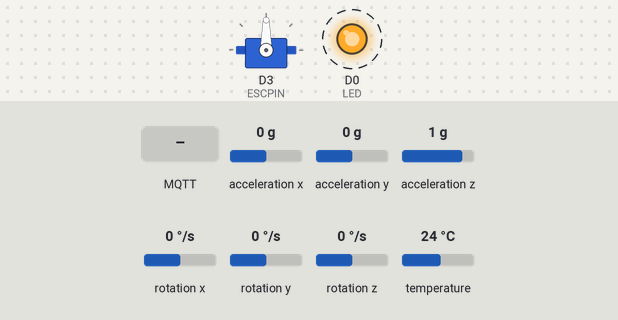
A sketch run on a simulated ESP8266 (NodeMCU). On the bench: servo, output pins drawn as LEDs (lit = HIGH). Dashed ring = blinking. Inputs (shaded band) come from the test bench; at power-on: acceleration x 0 g, acceleration y 0 g, acceleration z 1 g, rotation x 0 °/s, rotation y 0 °/s, rotation z 0 °/s, temperature 24 °C. WiFi joins after 1.5 s; servers stay silent unless stated; random numbers use the default seed unless the sketch sets one; no MQTT or app messages arrive unless stated; what the sketch prints to the serial monitor is not drawn.

Above: at 3.4 s.
3.9 s: MQTT message "5" arrives on the first subscribed topic
At 4.7 s:
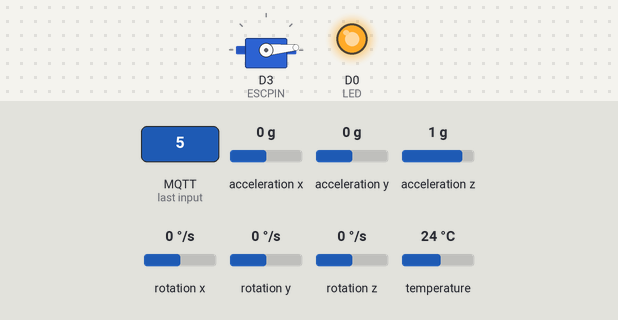
5.4 s: MQTT message "200" arrives on the first subscribed topic
At 6.4 s:
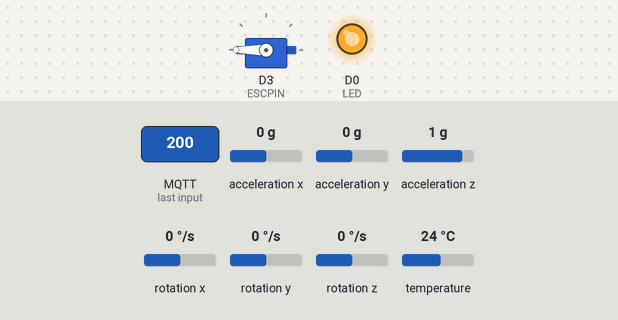
6.9 s: MQTT message "90" arrives on the first subscribed topic
At 8.2 s:
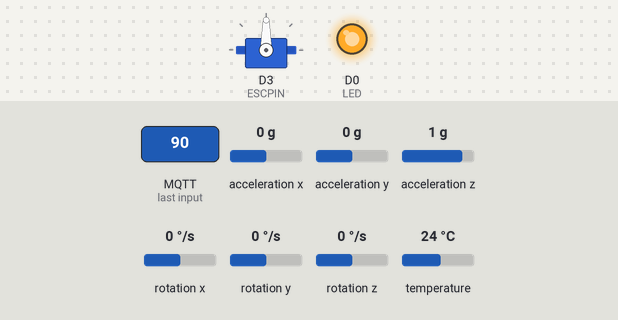
Timing chart, 0 to 9.9 s (numbered marks = the images above; inputs shaded):
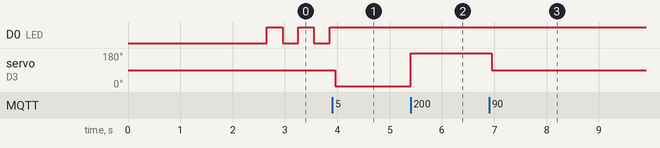

The sketch:

esc-mpu.ino
```cpp
// SERVO (ESC) VALUE : >=29  = OFF
// SERVO (ESC) VALUE : 30  = RALENTI
// SERVO (ESC) VALUE : 40  = RALENTI +++
// SERVO (ESC) VALUE : 180 = MAX VALUE
#include <ESP8266WiFi.h>
#include <PubSubClient.h>
#include <Servo.h>
#include <Adafruit_MPU6050.h>
#include <Adafruit_Sensor.h>
#include <Wire.h>

// Update these with values suitable for your network.
const char *ssid = "HUAWEI-1035";
const char *password = "93542670";
const char *mqtt_server = "143.198.182.161";
#define LED D0 //BUILT IN
#define Buzzer D5

Adafruit_MPU6050 mpu;

String inStringESCMessage = "";

Servo ESCPIN;  // create servo object to control a servo
WiFiClient espClient;
PubSubClient client(espClient);

void setup_wifi() {
   delay(100);
    Serial.print("Connecting to ");
    Serial.println(ssid);
    WiFi.begin(ssid, password);
    while (WiFi.status() != WL_CONNECTED)
    {
      delay(500);
      Serial.print(".");
    }
  randomSeed(micros());
  Serial.println("");
  digitalWrite (Buzzer, HIGH);
  delay(1000);
  Serial.println("WiFi connected");
  digitalWrite (Buzzer, LOW);
  Serial.println("IP address: ");
  Serial.println(WiFi.localIP());
}

void callback(char* topic, byte* payload, unsigned int length)
{
  Serial.print("Message from: ");
  Serial.print(topic);
  for(int i=0;i<length;i++)
  {
    inStringESCMessage += (char)payload[i];
  }
    Serial.print(" | ");
    Serial.print("Value: ");
    Serial.println(inStringESCMessage.toInt());
    ESCPIN.write(inStringESCMessage.toInt());
    inStringESCMessage = "";
}//end callback

void reconnect() {
  while (!client.connected())
  {
    Serial.print("Attempting MQTT connection...");
    digitalWrite (Buzzer, HIGH);
    // Create a random client ID
    String clientId = "ESP8266-FELIA-ESC-MPU-Client-";
    clientId += String(random(0xffff), HEX);
    // Attempt to connect
    //if you MQTT broker has clientID,username and password
    //please change following line to    if (client.connect(clientId,userName,passWord))
    if (client.connect(clientId.c_str()))
    {
      Serial.println("connected");
      digitalWrite (Buzzer, LOW);
      digitalWrite(LED, HIGH);
      delay(300);
      digitalWrite(LED, LOW);
      delay(300);
      digitalWrite(LED, HIGH);
      delay(300);
      digitalWrite(LED, LOW);
      delay(300);
      digitalWrite(LED, HIGH);
     //once connected to MQTT broker, subscribe command if any
      client.subscribe("/FELIA/ESC");
    } else {
      Serial.print("failed, rc=");
      Serial.print(client.state());
      Serial.println(" try again in 5 seconds");
      // Wait 2 seconds before retrying
      delay(2000);
    }
  }
} //end reconnect()

void setup() {
  pinMode(LED, OUTPUT);
  Serial.begin(115200);
  if (!mpu.begin()) {
    Serial.println("Failed to find MPU6050 chip");
    while (1) {
      delay(10);
    }
  }
  mpu.setAccelerometerRange(MPU6050_RANGE_8_G);
  mpu.setGyroRange(MPU6050_RANGE_500_DEG);
  mpu.setFilterBandwidth(MPU6050_BAND_5_HZ);
  setup_wifi();
  client.setServer(mqtt_server, 1883);
  client.setCallback(callback);
  ESCPIN.attach(D3, 1000, 2000);  // (pin, min pulse width, max pulse width in microseconds)
}

void loop() {
  if (!client.connected()) {
    reconnect();
  }
  client.loop();

  /* Get new sensor events with the readings */
  sensors_event_t a, g, temp;
  mpu.getEvent(&a, &g, &temp);

  /* Print out the values */
  // client.publish("/FELIA/accelerationx", String(a.acceleration.x).c_str()); // X  m/s^2
  // client.publish("/FELIA/accelerationy", String(a.acceleration.y).c_str()); // Y  m/s^2
  // client.publish("/FELIA/accelerationz", String(a.acceleration.z).c_str()); // Z  m/s^2

  client.publish("/FELIA/gyrox", String(map(a.gyro.x, -10, 10, 0, 180)).c_str()); // X rad/s
  client.publish("/FELIA/gyroy", String(map(a.gyro.y, -10, 10, 0, 180)).c_str()); // Y rad/s
  // client.publish("/FELIA/gyroz", String(a.gyro.z).c_str()); // Z rad/s

  delay(100);
}
```

Measured:
- after the input at 3.9 s, servo on D3 (ESCPIN): 90° → 5° after 0.06 s
- after the input at 5.4 s, servo on D3 (ESCPIN): 5° → 180° at once
- after the input at 6.9 s, servo on D3 (ESCPIN): 180° → 90° after 0.06 s
- by itself, D0 (LED): alternates HIGH for 0.30 s and LOW for 0.30 s
